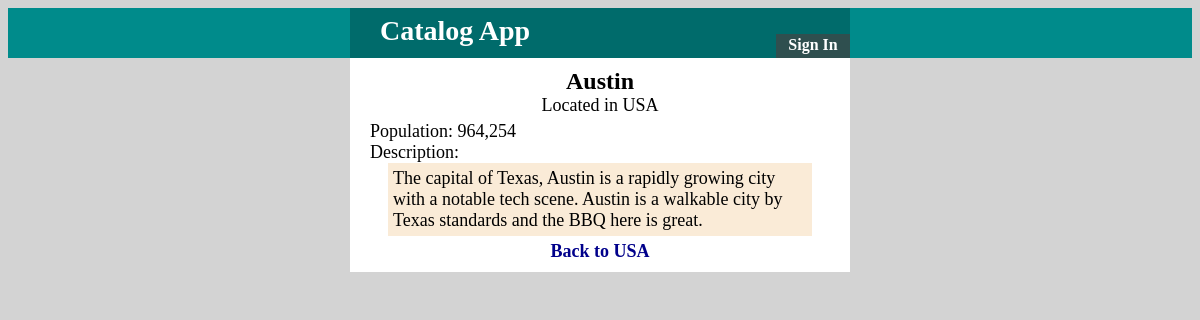
Page /city/2 on the committed database.
### dbsetup.py (models this page shows, shortened)
class City(Base):
    __tablename__ = 'cities'
    id = Column(Integer, primary_key=True)
    name = Column(String(32), nullable=False)
    population = Column(Integer)
    description = Column(String)
    country_id = Column(Integer, ForeignKey('countries.id'))
    country = relationship(Country)
    user_id = Column(Integer, ForeignKey('user.id'))
    user = relationship(User)

class Country(Base):
    __tablename__ = 'countries'
    id = Column(Integer, primary_key=True)
    name = Column(String(32), nullable=False)
    user_id = Column(Integer, ForeignKey('user.id'))
    user = relationship(User)

### cities.py (the view)
@app.route('/city/<int:city_id>')
def cityOne(city_id):
    city = getCity(city_id)
    country = getCountry(city.country_id)
    return render_template('city.html', country=country, city=city,
                           format=format, loggedIn=loggedIn())

### cities.py (called while the page is built)
def getCountry(x):
    try:
        return session.query(Country).filter_by(id=x).one()
    except NoResultFound:
        return None

def getCity(x):
    try:
        return session.query(City).filter_by(id=x).one()
    except NoResultFound:
        return None

def loggedIn():
    return login_session.get('user_id')

### templates/city.html (shortened to what this page needs)
<html>
<head>
  <link rel=stylesheet type=text/css href="{{url_for('static', filename='style.css')}}">
</head>
<body>
<div class='header'>
  <div class='container'>
  <div class='header-title'>
    Catalog App
  </div>
  <div class='login'>
    {% if loggedIn %}
      <a href="{{url_for('gdisconnect')}}">Sign Out</a>
    {% else %}
      <a href="{{url_for('showLogin')}}">Sign In</a>
    {% endif %}
  </div>
</div>
</div>
<div class='wrapper'>
  <div class='title'>{{city.name}}</div>
  <div class='subtitle'>Located in {{country.name}}</div>
<div class='city'>
  Population: {{format(city.population, ',')}}</br>
  Description:</br>
  <div class='description'>
    {{city.description}}
  </div>
</div>
<div class='back'>
  <a href="{{url_for('countryOne', country_id=country.id)}}">Back to {{country.name}}</a>
</div>
</div>
</body>
</html>

### static/style.css (style rules this page uses)
html, body { margin 0; background-color: lightGray; font-family: "Georgia", serif; }
a { color: DarkBlue; font-weight: bold; text-decoration: none; }
.header { background-color: DarkCyan; width: 100%; height: 50px; }
.container { width: 500px; height: 50px; margin: auto; background-color: #006B6B; }
.header-title { float: left; font-weight: bold; font-size: 28px; color: White; padding: 7px 30px; }
.login { float: right; height: 20px; font-size: 16px; background-color: DarkSlateGray; width: 70px; margin: 26px 0px 0px 0px; padding: 2px; text-align: center; }
.login a { color: White; }
.wrapper { background-color: white; width: 460px; margin: auto; padding: 10px 20px; }
.title { font-size: 24px; text-align: center; font-weight: bold; color: black; float: bottom; padding: 0px 0px; }
.subtitle { font-size: 18px; text-align: center; }
.country, .city { font-size: 18px; margin: 5px 0px; }
.description { background-color: AntiqueWhite; margin: auto; padding: 5px; width: 90%; }
.back { font-size: 18px; text-align: center; }

### rows in the picture
City: name "Austin", population "964,254", description "The capital of Texas, Austin is a rapidly growing city with a notable tech scene. Austin is a walkable city by Texas standards and the BBQ here is great."
Country: name "USA"
